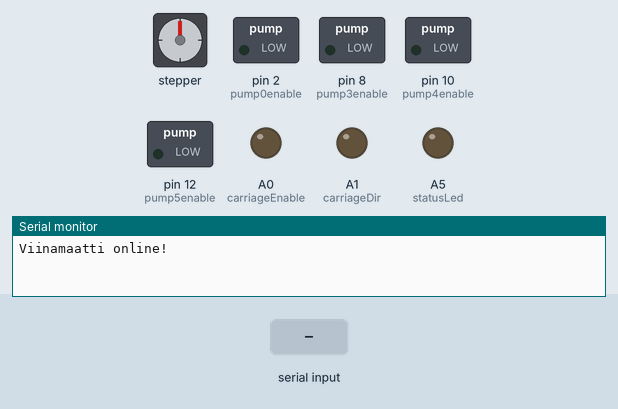
Bench run of a sketch on a simulated Arduino Uno, built with avr-gcc and run on an emulated ATmega328P. Parts: stepper motor, switched loads named in the sketch (green lamp = pin HIGH), output pins drawn as LEDs (lit = HIGH), the last lines printed to the serial monitor. Wiring (inferred from the names in the program): stepper motor (200 steps per turn assumed): coils pin 4, pin 5, pin 6, pin 7. The inputs (shaded band) are chosen by the test bench. Pins used as bus, display or sensor lines are not drawn.

Above: at 3.2 s.
3.3 s: "clean\n" received over Serial
At 4.7 s:
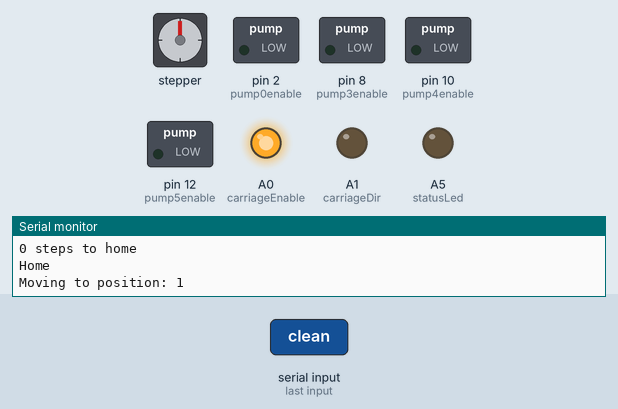
At 10.2 s:
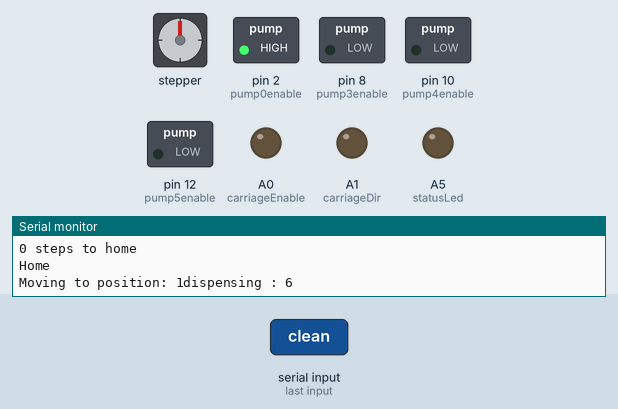
Timing chart, 0 to 37.6 s (numbered marks = the images above; inputs shaded):
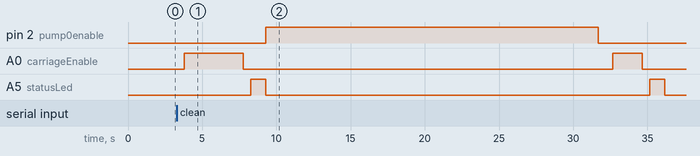

The sketch:

viinamaatti_drink_dispense_code_v1.ino
```cpp
int enablePin[] = {0,2,4,6,8,10,12};
int stepPin[] =   {0,3,5,7,9,11,13};
int caseVal;
int endstop;
int carriagePosition=0;
String commandLength;
String command;
const int statusLed = A5;
int x;


// CARRIAGE PINS
const int carriageEnable = A0;
const int carriageDir = A1;
const int carriageStep = A2;

// PUMP 0
const int pump0enable = 2;
const int pump0step = 3;
// PUMP 1
const int pump1enable = 4;
const int pump1step = 5;
// PUMP 2
const int pump2enable = 6;
const int pump2step = 7;
// PUMP 3
const int pump3enable = 8;
const int pump3step = 9;
// PUMP 4
const int pump4enable = 10;
const int pump4step = 11;
// PUMP 5
const int pump5enable = 12;
const int pump5step = 13;

void setup() {

    Serial.begin(9600);
    delay(2000);

    Serial.println("Viinamaatti online!");


 // // Status led
 pinMode(statusLed, OUTPUT);


  // CARRIAGE

  pinMode(carriageEnable, OUTPUT);
  pinMode(carriageDir, OUTPUT);

 pinMode(carriageStep, OUTPUT);

  // PUMP 1 SETUP
  pinMode(pump0enable, OUTPUT);
  pinMode(pump0step, OUTPUT);

  // PUMP 2 SETUP
  pinMode(pump1enable, OUTPUT);
  pinMode(pump1step, OUTPUT);

  // PUMP 3 SETUP
  pinMode(pump2enable, OUTPUT);
  pinMode(pump2step, OUTPUT);

  // PUMP 4 SETUP
  pinMode(pump3enable, OUTPUT);
  pinMode(pump3step, OUTPUT);

  // PUMP 5 SETUP
  pinMode(pump4enable, OUTPUT);
  pinMode(pump4step, OUTPUT);

    // PUMP 6 SETUP
  pinMode(pump5enable, OUTPUT);
  pinMode(pump5step, OUTPUT);


}


void loop() {

        command = Serial.readStringUntil('\n');

        if(command.length()>=2 && command.length() <=12 && command.length()%2==0){
          Serial.println("valid");
          int pours = command.length();
          createDrink(pours,command);


          command="";


        }else{

          if(command.equals("clean")){

            clean();

          }else if(command.equals("move")){
            moveCarriage(4300);
          }


            command="";

           }

    }


     /*/     if(command.length){
              dispenseDrink(0,4);
              Serial.println("200");


        }else if(command.equals("move")){
          //4300 max steps for ranges
          moveCarriage(530);
        }
        else{
            Serial.println("Invalid command");
        }
        */


// FUNCTIONS !!!!!!
void homecarriage(){
  int movehome=0-carriagePosition;
  Serial.print(movehome);
  Serial.println(" steps to home");
  moveCarriage(movehome);
  carriagePosition=0;
  Serial.println("Home");
}

void clean(){
  homecarriage();
  createDrink(12,"162636465666");
  homecarriage();

}


void createDrink(int pours, String recipe){

  for(int x=0; x<pours;x+=2){

      //move carriage to drink position
      int pos = (int) recipe.charAt(x);
      pos=pos-48;

      carriagePos(pos);
      delay(1000);
      //dispense the drink
      int cl = (int) recipe.charAt((x+1));
      cl = cl-48;
      dispenseDrink(pos,cl);


  }

  homecarriage();


}


void dispenseDrink(int pumpNo, int centiliters){
  int steps = centiliters * 3000;
  Serial.print("dispensing : ");
  Serial.println(centiliters);

  digitalWrite(statusLed,LOW);
  digitalWrite(enablePin[pumpNo],HIGH);
  delay(1000);

     for(int x = 0; x < steps; x++)  {
    digitalWrite(stepPin[pumpNo],HIGH);
    delayMicroseconds(590);
    digitalWrite(stepPin[pumpNo],LOW);
    delayMicroseconds(590);
  }
  digitalWrite(enablePin[pumpNo],LOW);
  delay(1000);
  digitalWrite(statusLed,HIGH);
}

void carriagePos(int position){

  int positions[] = {0, 1230, 1845, 2460, 3075, 3690, 4300};


  int steps = positions[position]-carriagePosition;
  Serial.print("Moving to position: ");
  Serial.print(position);
  moveCarriage(steps);
  carriagePosition=positions[position];
}


void moveCarriage(int steps){
      digitalWrite(A0,HIGH);
    digitalWrite(statusLed,LOW);
    if(steps<0){
      digitalWrite(A1,HIGH);
      steps=steps*-1;

    }else{
       digitalWrite(A1,LOW);
    }
    steps=steps*4;


     for(int x = 0; x < steps; x++) {
    digitalWrite(A2,HIGH);
    delayMicroseconds(400); //1000 original
    digitalWrite(A2,LOW);
    delayMicroseconds(400);
  }
  digitalWrite(A0 ,LOW);
  delay(500);
  digitalWrite(statusLed,HIGH);
}
```

Measured:
- after the input at 3.3 s, pin 2 (pump0enable): LOW → HIGH after 6.0 s, → LOW 22.4 s later; A0 (carriageEnable): LOW → HIGH after 0.51 s, → LOW 4.0 s later, → HIGH 24.9 s later, → LOW 2.0 s later; A5 (statusLed): alternates HIGH for 1.0 s and LOW for 25.9 s, starting after 5.0 s
